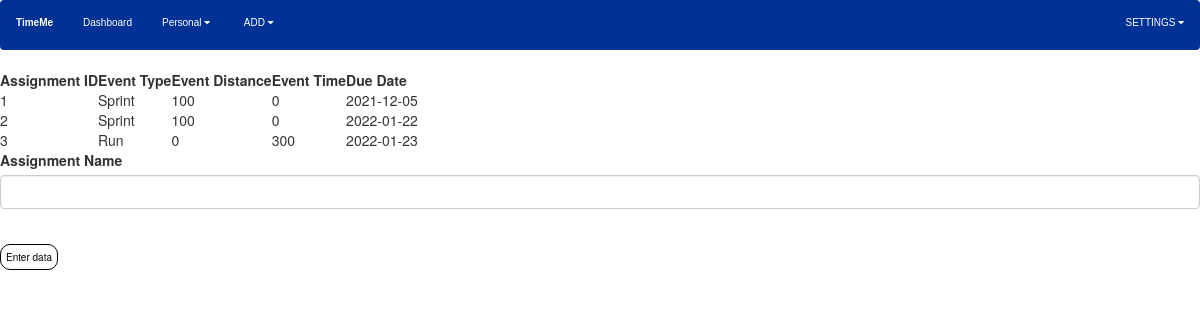
The app's page /submitassignment (signed in) with its own data.
### timeme/models.py (models this page shows, shortened)
class ScheduledAssignments(db.Model):
    __tablename__ = "scheduledassignments"
    assignmentID = db.Column(db.Integer, primary_key=True)
    classID = db.Column(db.Integer, db.ForeignKey("classes.classID"))
    eventID = db.Column(db.Integer, db.ForeignKey("events.eventID"))
    scheduledDate = db.Column(db.DateTime, nullable=False, default=datetime.datetime.utcnow)
    returnDate = db.Column(db.Date, nullable=False)
    schass_event = db.relationship('Events', lazy=True, foreign_keys=[eventID])
    schass_class = db.relationship('Classes', lazy=True, foreign_keys=[classID])

class EventTypes(db.Model):
    __tablename__="eventtypes"
    id = db.Column(db.Integer, primary_key=True)
    type = db.Column(db.String(100), nullable=False)

class Events(db.Model):
    __tablename__ = "events"
    eventID = db.Column(db.Integer, primary_key=True, nullable=False)
    eventTypeID = db.Column(db.Integer,db.ForeignKey("eventtypes.id"), nullable=False)
    eventDistance = db.Column(db.Integer, nullable=True)
    eventTime = db.Column(db.Integer, nullable=True)
    eventT_r = db.relationship('EventTypes', lazy=True, foreign_keys=[eventTypeID])

### timeme/routes.py (the view)
@app.route('/submitassignment', methods=['GET', 'POST'])
def submitassignment():
    check = check_user()
    if check == 0:
        assign = []
        form = SelectAssignment()
        headings = ['Assignment ID', 'Event Type', 'Event Distance', 'Event Time', 'Due Date']
        assignment = [list(i) for i in db.session.query(ScheduledAssignments.assignmentID, EventTypes.type, Events.eventDistance, Events.eventTime, ScheduledAssignments.returnDate).select_from(EventTypes).join(Events).join(ScheduledAssignments).all()]
        count = 1
        if form.validate_on_submit():
            session["isAssignment"] = 1
            session["current_assignmentid"] = form.assignmentID.data
            return redirect(url_for('enterassignment'))
        return render_template('user/assignments.html', headings=headings, assignments=assignment, form=form)
    else:
        return redirect(url_for('login'))

### timeme/forms.py
class SelectAssignment(FlaskForm):
    assignmentID = IntegerField('Assignment Name', validators=[DataRequired()])
    submit = SubmitField('Enter data')

### timeme/models.py (called while the page is built)
@login_man.user_loader
def getuser(user_id):
    return Users.query.get(int(user_id))

### timeme/routes.py (called while the page is built)
def check_user():
    if current_user.is_authenticated:
        if current_user.isAdmin == 1:
            return 1
        elif current_user.isAdmin == 0:
            return 0
    else:
        return 2

### timeme/templates/user/assignments.html (shortened to what this page needs)
{% include "html/studentheader.html" %}
<!DOCTYPE html>
<html lang="en" dir="ltr">
  <head>
    <link rel="stylesheet" href="../static/loginstyle.css">
    <link rel="stylesheet" href="https://maxcdn.bootstrapcdn.com/bootstrap/3.4.1/css/bootstrap.min.css">
  </head>
  <body>
    <div class="">
      <div class="view-table">
        <table>
          <tr>
            {% for header in headings %}
              <th>{{ header }}</th>
            {% endfor %}
          </tr>
          {% for row in assignments %}
            <tr>
              <td>{{ row[0] }}</td>
              <td>{{ row[1] }}</td>
              <td>{{ row[2] }}</td>
              <td>{{ row[3] }}</td>
              <td>{{ row[4] }}</td>
            </tr>
          {% endfor %}
        </table>
      </div>
    </div>
    <form class ="form" method="post" action="">
      <div class="form-group">
        {{ form.assignmentID.label(id="left")}}
        {% if form.assignmentID.errors %}
            {{ form.assignmentID(class="form-control form-control-lg is-invalid") }}
            <div class="invalid-feedback">
                {% for error in form.assignmentID.errors %}
                    <span>{{ error }}</span>
                {% endfor %}
            </div>
        {% else %}
            {{ form.assignmentID(class="form-control form-control-lg") }}
        {% endif %}
      </div>
      <br>
      <div class="form-group">
          {{ form.submit(class="login-button") }}
      </div>
    </form>
  </body>
</html>

### timeme/templates/html/studentheader.html (shortened to what this page needs)
<!DOCTYPE html>
<html>
<head>
  <link rel="stylesheet" href="https://cdnjs.cloudflare.com/ajax/libs/font-awesome/4.7.0/css/font-awesome.min.css">
  <link rel="stylesheet" href="../../static/style.css">
</head>
<header>
  <div class="navbar">
    <div class="nav-logo">
      <strong>TimeMe</strong>
    </div>
    <a href="{{ url_for('udash') }}">Dashboard</a>
    <div class="dropdown">
      <button class="dropbtn">Personal
        <i class="fa fa-caret-down"></i>
      </button>
    </div>
    <div class="dropdown">
      <button class="dropbtn">ADD
        <i class="fa fa-caret-down"></i>
      </button>
    </div>
    <div class="dropdown" id="right">
      <button class="dropbtn">SETTINGS
        <i class="fa fa-caret-down"></i>
      </button>
    </div>
  </div>
</header>
</html>

### timeme/static/style.css (style rules this page uses)
* { box-sizing: border-box; padding: 0; margin: 0; }
.navbar { background-color: #003296; color: white; font-family: 'Montserrat', sans-serif; top: 0; position: sticky; }
.nav-logo { padding: 15px 15px; font-size: 10px; float: left; }
.navbar a { float: left; font-size: 10px; color: white; text-align: center; padding: 15px 15px; text-decoration: none; font-weight: lighter; }
.dropbtn { font-size: 10px; border: none; outline: none; color: white; padding: 15px 15px; background-color: inherit; font-family: inherit; margin: 0; }
.dropdown { position: relative; display: inline-block; }
#right { float: right; }

### timeme/static/loginstyle.css (style rules this page uses)
.login-button { background-color: #003296; color: black; padding: 5px 5px; font-size: 10px; border-radius: 10px; border: 1px solid #000; background-color: inherit; font-family: inherit; }
#left { text-align: left; }
#right { text-align: right; }

### records on screen
ScheduledAssignments: assignmentID "1", type "Sprint", eventDistance "100", eventTime "0", returnDate "2021-12-05"
ScheduledAssignments: assignmentID "2", type "Sprint", eventDistance "100", eventTime "0", returnDate "2022-01-22"
ScheduledAssignments: assignmentID "3", type "Run", eventDistance "0", eventTime "300", returnDate "2022-01-23"

### other values on screen
{{ header }} "Assignment ID" "Event Type" "Event Distance" "Event Time" "Due Date"
